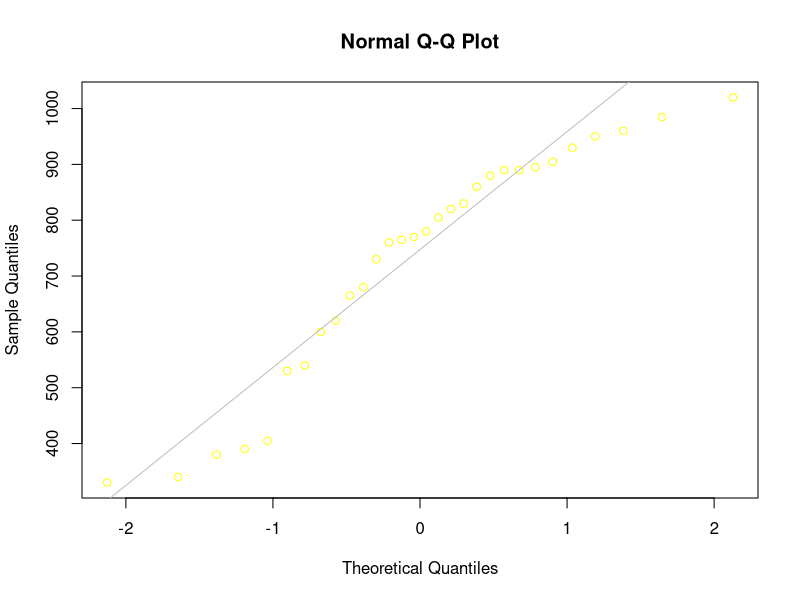
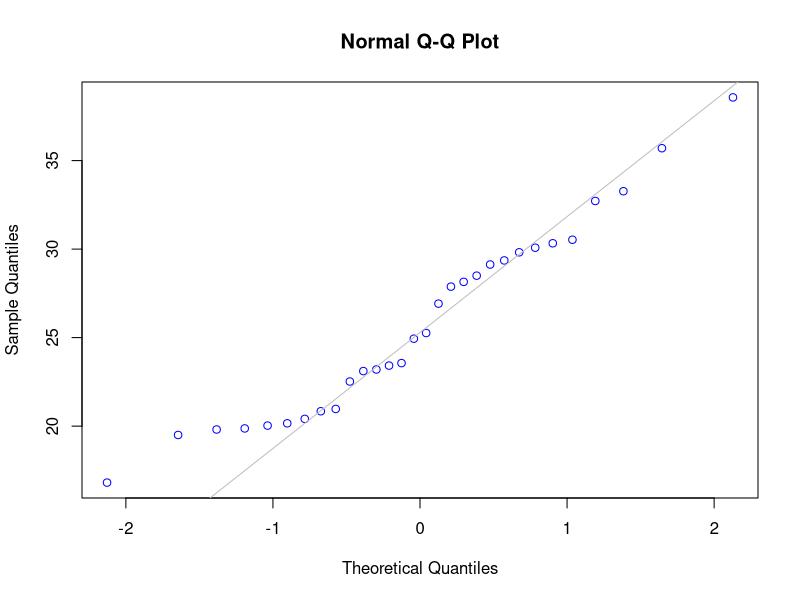
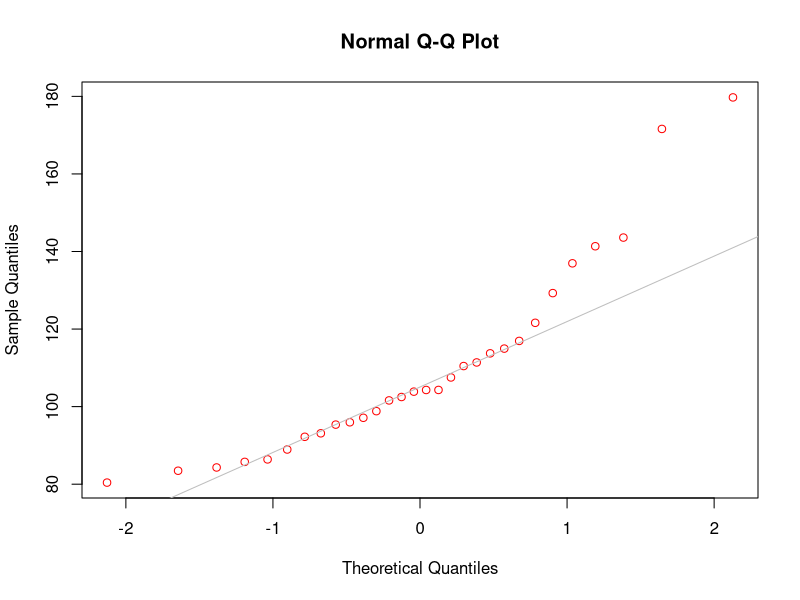
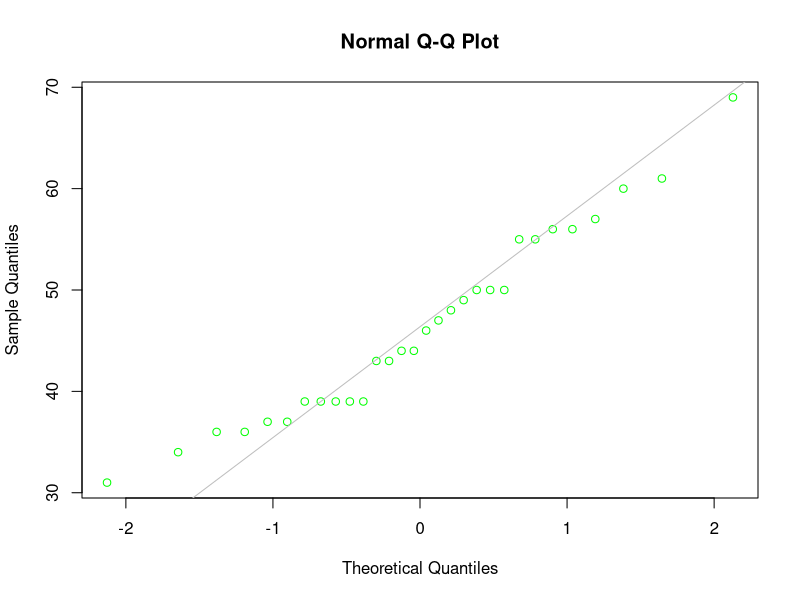
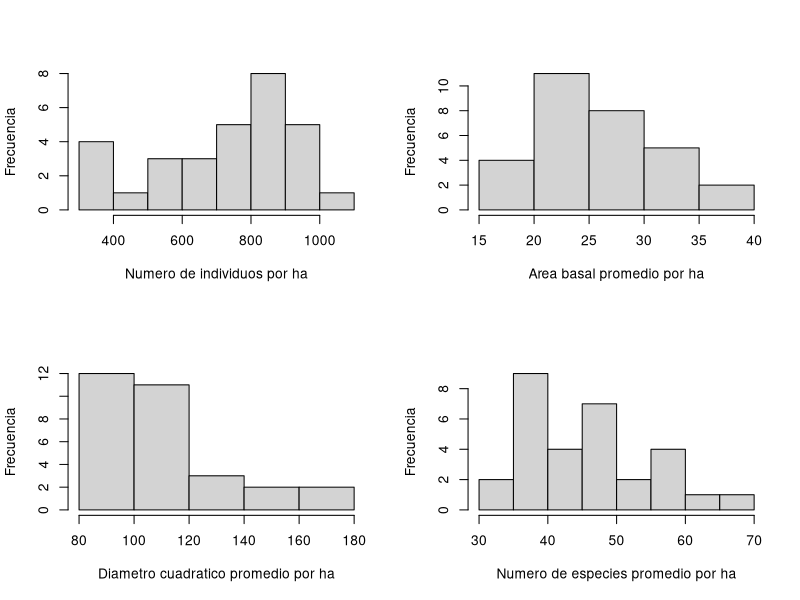

Write R code to recreate these figures, in order. (Note: this script raises an error after producing the figures.)
#Realizado por
# Elizabeth Casta�o Ram�rez 
# Jhon Gesmer Mendez Avalos

# Librerias
library(stringr)
library(dplyr)

# Bases de datos
# 30 parcelas de 0,2-ha cada una,gradiente altitudinal entre 50 y 2.300 msnm

dt<- read.csv2("DatosTaller2_202108.csv")
str(dt)

ap<- read.csv2("AltitudParcelas.csv")
str(ap)

#-------------------------------------------------------------------------
  
## Punto 1. Tabla resumen por parcela

length(unique(dt$Parcela))
m<- merge(dt, ap, by= "Parcela")
length(unique(m$Parcela))
str(m)
summary(m)

m1<- subset(m, Especie !="")
sinespecie <- subset(m,Especie=="")
round((length(sinespecie$Especie)/length(m$Especie)*100),2) #�rboles sin identificaci�n

# Numero de individuos por hectarea
ni<- tapply(m$DAP_cm, m$Parcela, length)/0.2
ni<- data.frame(ni)

# Area basal por hectarea
m$G<- (pi/40000)*(m$DAP_cm)^2
G<- tapply(m$G,m$Parcela,sum)/0.2
G<- data.frame(G)

# Diametro promedio cuadratico por hectarea
Dq<- sqrt(tapply(m$DAP_cm^2, m$Parcela,mean))/0.2
Dq<- data.frame(Dq)

# Numero de especies
ne<- table(m1$Parcela, m1$Especie)
ne<- apply(ne>0, 1, sum)
ne<- data.frame(ne)
length(unique(m1$Especie))

# Numero de generos
# word funcion de libreria stringr
m1$Genero<-word(m1$Especie,1)
ng<- table(m1$Parcela, m1$Genero)
ng<- apply(ng>0, 1, sum)
ng<- data.frame(ng)
length(unique(m1$Genero))


# Numero de familias
nf<- table(m1$Parcela, m1$Familia)
nf<- apply(nf>0, 1, sum)
nf<- data.frame(nf)
length(unique(m1$Familia))
# Altitud
a<- tapply(m1$Altitud, m1$Parcela, mean)
a<- data.frame(a)

# Parcela
p<- c("P1", "P10", "P11", "P12", "P13", "P14", "P15", "P16", 
      "P17", "P18", "P19", "P2", "P20", "P21",  "P22",  "P23",  "P24",  "P25",  "P26",  "P27",
      "P28",  "P29",  "P3", "P30",  "P4", "P5", "P6", "P7", "P8", "P9")
p<- data.frame(p)

# Resultado tabla resumen por parcela ordenada en funcion de la altura
# arrange funcion de libreria dplyr
rp<- c(p, a, round(ni,2), round(G,2), round(Dq,2), nf, ng, ne)
rp<- data.frame(rp)
colnames(rp)<- c("Parcela", "Altitud", "N_ha", "G_ha", "Dq_ha", "N_Familias", "N_Generos", "N_Especies")
rp<- arrange(rp, Altitud)
rp

write.table(rp, "Tabla_resumen")

# Individuos identificados
length(m1$Especie)
#Individuos sin clasificacion taxonomica
nn<- subset(dt, Especie == "")
length(nn$Especie)

# Analisis descriptivo
round(mean(rp$N_ha),2)
round(sd(rp$N_ha),2)
t.test(rp$N_ha)

round(mean(rp$G_ha),2)
round(sd(rp$G_ha),2)
t.test(rp$G_ha)

round(mean(rp$Dq_ha),2)
round(sd(rp$Dq_ha),2)
t.test(rp$Dq_ha)

mean(rp$N_Especies)
round(sd(rp$N_Especies),2)
t.test(rp$N_Especies)

#--------------------------------------------------------------------------------
  
## Punto 2. Relacion entre variables (N_ha, G_ha, Dq_ha, N_Especies) con la altura


#test de normalidad
qqnorm(rp$N_ha, col = "Yellow")
qqline(rp$N_ha, col = "Gray")
shapiro.test(rp$N_ha) # No son normales

qqnorm(rp$G_ha, col = "Blue")
qqline(rp$G_ha, col = "Gray")
shapiro.test(rp$G_ha) # Son normales

qqnorm(rp$Dq_ha, col = "Red")
qqline(rp$Dq_ha, col = "Gray")
shapiro.test(rp$Dq_ha) # No son normales

qqnorm(rp$N_Especies, col = "Green")
qqline(rp$N_Especies, col = "Gray")
shapiro.test(rp$N_Especies) # Son normales

# histogramas de frecuencia
x11()
par(mfrow=c(2,2))
hist(rp$N_ha, xlab= "Numero de individuos por ha", ylab ="Frecuencia", main = "")
hist(rp$G_ha, xlab= "Area basal promedio por ha", ylab ="Frecuencia", main = "")
hist(rp$Dq_ha, xlab= "Diametro cuadratico promedio por ha", ylab ="Frecuencia", main = "")
hist(rp$N_Especies, xlab= "Numero de especies promedio por ha", ylab ="Frecuencia", main = "")

# Normalidad para datos no parametricos
ks.test(rp$N_ha, "pnorm", mean= mean(rp$N_ha), sd = sd(rp$N_ha)) # Son normales
ks.test(rp$Dq_ha, "pnorm", mean= mean(rp$Dq_ha), sd = sd(rp$Dq_ha)) # Son normales

#Correlacion (independencia)
cor.test(rp$N_ha, rp$Altitud, method = "spearman") # No existe una relacion significativa entre la variables 
cor.test(rp$G_ha, rp$Altitud) # Relacion significativa
cor.test(rp$Dq_ha, rp$Altitud, method = "spearman")  # No significativa
cor.test(rp$N_Especies, rp$Altitud) # No significativa

# Homogeneidad de varianzas
var.test(rp$N_ha)

#---------------------------------------------------
#Punto 3.
# Datos por bosque
b1<- subset(m, Altitud <= 1000)
b2<- subset(m, Altitud > 1000 & Altitud < 2000)
b3<- subset(m, Altitud >= 2000)

length(b1$Parcela) + length(b2$Parcela) + length(b3$Parcela)
length(m$Parcela)

# Bosque 1
nib1<- tapply(b1$DAP_cm, b1$Parcela, length)/0.2
nib1<- data.frame(nib1)

Gb1<- tapply(b1$G,b1$Parcela,sum)/0.2
Gb1<- data.frame(Gb1)

Dqb1<- sqrt(tapply(b1$DAP_cm^2, b1$Parcela,mean))/0.2
Dqb1<- data.frame(Dqb1)

# Bosque 2
nib2<- tapply(b2$DAP_cm, b2$Parcela, length)/0.2
nib2<- data.frame(nib2)

Gb2<- tapply(b2$G,b2$Parcela,sum)/0.2
Gb2<- data.frame(Gb2)

Dqb2<- sqrt(tapply(b2$DAP_cm^2, b2$Parcela,mean))/0.2
Dqb2<- data.frame(Dqb2)

#  Bosque 3
nib3<- tapply(b3$DAP_cm, b3$Parcela, length)/0.2
nib3<- data.frame(nib3)

Gb3<- tapply(b3$G,b3$Parcela,sum)/0.2
Gb3<- data.frame(Gb3)

Dqb3<- sqrt(tapply(b3$DAP_cm^2, b3$Parcela,mean))/0.2
Dqb3<- data.frame(Dqb3)

# Analisi descriptivo
mean_ni<- c(mean(nib1[,1]), mean(nib2[,1]), mean(nib3[,1]))
sd_ni<- c(sd(nib1[,1]), sd(nib2[,1]), sd(nib3[,1]))

mean_G<- c(mean(Gb1[,1]), mean(Gb2[,1]), mean(Gb3[,1]))
sd_G<- c(sd(Gb1[,1]), sd(Gb2[,1]), sd(Gb3[,1]))

mean_Dq<- c(mean(Dqb1[,1]), mean(Dqb2[,1]), mean(Dqb3[,1]))
sd_Dq<- c(sd(Dqb1[,1]), sd(Dqb2[,1]), sd(Dqb3[,1]))

# Tabla de resumen

tb1<- round(data.frame(mean(nib1[,1]),sd(nib1[,1]), mean(Gb1[,1]), sd(Gb1[,1]), mean(Dqb1[,1]), 
                 sd(Dqb1[,1])),2)
colnames(tb1)<- c("Promedio_Ni", "Sd_Ni", "Promedio_G", "Sd_G","Promedio_Dq", "Sd_Dq") 
  
tb2<- round(data.frame(mean(nib2[,1]),sd(nib2[,1]), mean(Gb2[,1]), sd(Gb2[,1]), mean(Dqb2[,1]), 
                       sd(Dqb2[,1])),2)
colnames(tb2)<- c("Promedio_Ni", "Sd_Ni", "Promedio_G", "Sd_G","Promedio_Dq", "Sd_Dq") 

tb3<- round(data.frame(mean(nib3[,1]),sd(nib3[,1]), mean(Gb3[,1]), sd(Gb3[,1]), mean(Dqb3[,1]), 
                       sd(Dqb3[,1])),2)
colnames(tb3)<- c("Promedio_Ni", "Sd_Ni", "Promedio_G", "Sd_G","Promedio_Dq", "Sd_Dq") 


Tipo_bosque<- c("Bosque 1", "Bosque 2", "Bosque 3")
rb<- rbind(tb1, tb2, tb3)
rb<- data.frame(Tipo_bosque, rb)
rb

write.table(rb, "Tabla_resumen2")

#-------------------------------------------------------------------------------

# Punto 4. Supuestos del ANAVA para dos variables entre los tipos de bosque

b1<- subset(m, Altitud <= 1000)
b2<- subset(m, Altitud > 1000 & Altitud < 2000)
b3<- subset(m, Altitud >= 2000)

b1$Tipo_bosque<- c(rep("Bosque 1", 963))

b2$Tipo_bosque<- c(rep("Bosque 2", 1642))

b3$Tipo_bosque<- c(rep("Bosque 3", 1776))

bosques<- rbind(b1, b2, b3)

bosques$G <- bosques$G/0.2
dim(bosques)
bosques$ID <- 1:4381
library(doBy)
G.p <- summaryBy(G ~ Parcela + Tipo_bosque, FUN = sum, data = bosques, keep.names = T)
str(G.p)
length(G.p)
G.p$Dq_p <- sqrt(tapply(bosques$DAP_cm^2, bosques$Parcela, mean))/0.2
G.p$Ni_ha <- tapply(bosques$ID, bosques$Parcela, length)/.2

#ANAVA

# Idependencia
# Normalidad
x11()
par(mfrow=c(1,2))
qqnorm(G.p$G, col = "Green")
qqline(G.p$G, col = "Gray")
hist(G.p$G,main="Histograma �rea basal")
shapiro.test(G.p$G) 
ks.test(G.p$G, "pnorm", mean = mean(G.p$G), sd = sd(G.p$G))

x11()
par(mfrow=c(1,2))
qqnorm(G.p$Ni_ha, col = "Green")
qqline(G.p$Ni_ha, col = "Gray")
hist(G.p$Ni_ha, main = "Histograma Ni_ha")
shapiro.test(G.p$Ni_ha) 
ks.test(G.p$Ni_ha, "pnorm", mean = mean(G.p$Ni_ha), sd = sd(G.p$Ni_ha))

#Homocedasticidad: 
bartlett.test(G.p$G ~ G.p$Tipo_bosque)
bartlett.test(G.p$Ni_ha ~ G.p$Tipo_bosque)

x11()
par(mfrow=c(1,1))

#An�lisis de varianza

G_anava<- aov(G ~ Tipo_bosque, G.p)

summary(G_anava)
TukeyHSD(G_anava)
plot(TukeyHSD(G_anava), col="red")

x11()
par(mfrow=c(1,1))
Ni_anava<- aov(Ni_ha ~ Tipo_bosque, G.p)
summary(Ni_anava)
TukeyHSD(Ni_anava)
plot(TukeyHSD(Ni_anava), col="red")

#

#-------------------------------------------------------------------------------

#Punto 5 acumulaci�n de especies vs individuos
install.packages("vegan")
library(vegan)

bosque1<- (subset(bosques, Tipo_bosque =="Bosque 1" & Especie!=""))

n <- NULL
spi<- vector(length = 100)
n.ind <- seq(10,600,10)
sp.mean <- sp.sd <- NULL

for(n in n.ind){
    spi<- vector(length = 100)
    for(i in 1:length(spi)){
      bdi<- bosque1[sample(1:dim(bosque1)[1],n),]
      spi[i] <-specnumber(table(bdi$Especie))
    }
  sp.mean <- c(sp.mean,mean(spi))
  sp.sd <- c(sp.sd,sd(spi))
}
x11()
plot(n.ind,sp.mean,type="l",lwd=2, main = "Bosque 1")
lines(n.ind,sp.mean+sp.sd,lty=3,lwd=2)
lines(n.ind,sp.mean-sp.sd,lty=3,lwd=2)



##Bosque 2 
bosque2<- (subset(bosques, Tipo_bosque =="Bosque 2" & Especie!=""))



n2 <- NULL
spi2<- vector(length = 100)
n.ind2 <- seq(20,1600,20)
sp.mean2 <- sp.sd2 <- NULL

for(n in n.ind2){
  spi2<- vector(length = 100)
  for(i in 1:length(spi2)){
    bdi2<- bosque2[sample(1:dim(bosque2)[1],n),]
    spi2[i] <-specnumber(table(bdi2$Especie))
  }
  sp.mean2 <- c(sp.mean2,mean(spi2))
  sp.sd2 <- c(sp.sd2,sd(spi2))
}
x11()
plot(n.ind2,sp.mean2,type="l",lwd=2, main = "Bosque 2")
lines(n.ind2,sp.mean2+sp.sd2,lty=3,lwd=2)
lines(n.ind2,sp.mean2-sp.sd2,lty=3,lwd=2)

